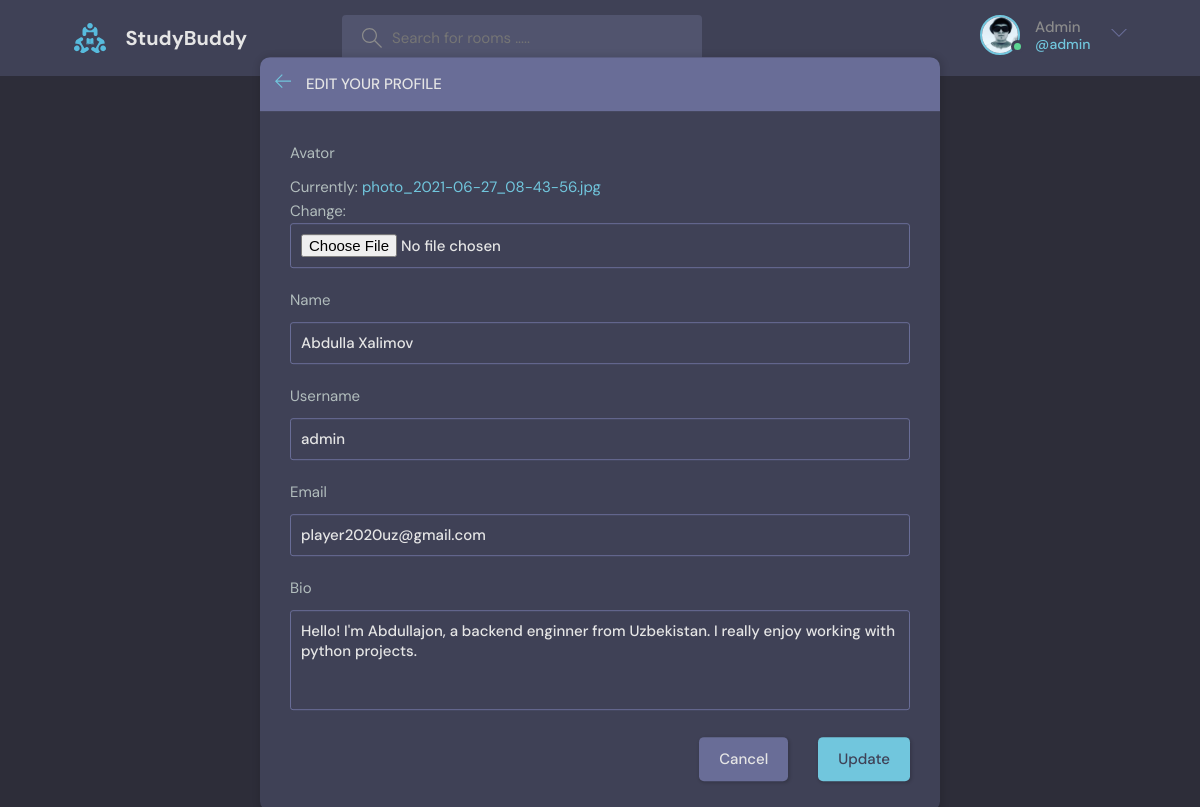
/settings/ (signed in), run on an earlier commit of the app's database.
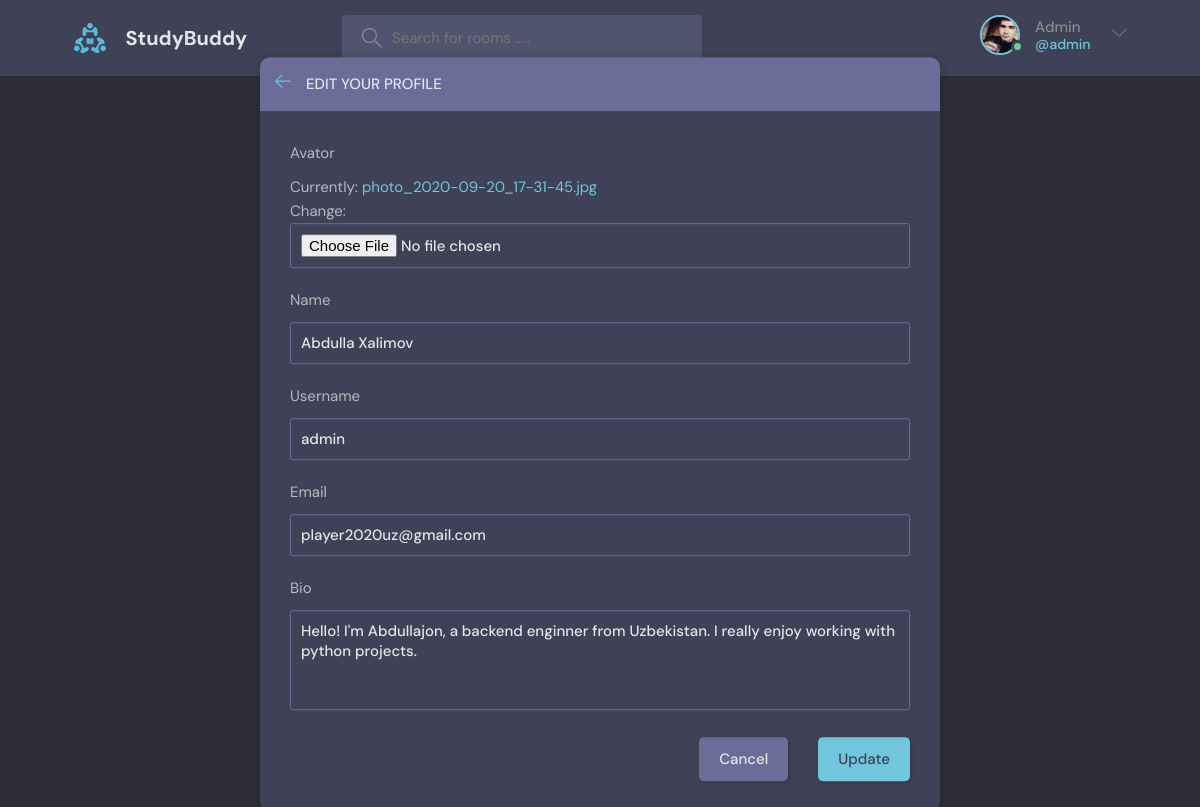
And on a later commit of the database.
### base/models.py (models this page shows)
class User(AbstractUser):
    name = models.CharField(max_length=200, null=True)
    email = models.EmailField(unique=True)
    bio = models.TextField(null=True)
    avator = models.ImageField(null=True, default='avatar.svg')
    USERNAME_FIELD = 'username'
    REQUIRED_FIELDS = []

### base/views.py (the view)
# urls.py: path("settings/", views.update_user, name="update_user"),
@login_required(login_url='login')
def update_user(request):
    user = request.user
    form = UserForm(instance=user)
    if request.method == 'POST':
        form = UserForm(request.POST, request.FILES, instance=user)
        if form.is_valid():
            form.save()
            return redirect('profile', pk=user.id)
    context = {'form': form}
    return render(request, 'edit-user.html', context)

### base/forms.py
class UserForm(ModelForm):
    class Meta:
        model = User
        fields = ['avator', 'name', 'username', 'email', 'bio']

### base/templates/edit-user.html (shortened to what this page needs)
{% extends 'main.html' %}
{% load static %}
{% block content %}
<main class="update-account layout">
    <div class="container">
        <div class="layout__box">
            <div class="layout__boxHeader">
                <div class="layout__boxTitle">
                    <a href="{% url 'profile' request.user.id %}">
                        <svg version="1.1" xmlns="http://www.w3.org/2000/svg" width="32" height="32"
                            viewBox="0 0 32 32">
                            <title>arrow-left</title>
                            <path
                                d="M13.723 2.286l-13.723 13.714 13.719 13.714 1.616-1.611-10.96-10.96h27.625v-2.286h-27.625l10.965-10.965-1.616-1.607z">
                            </path>
                        </svg>
                    </a>
                    <h3>Edit your profile</h3>
                </div>
            </div>
            <div class="layout__body">
                <form class="form" action="#" method="POST" enctype="multipart/form-data" >
                    {% for field in form %}
                    <div class="form__group">
                        <label for="profile_pic">{{field.label}}</label>
                        {{field}}
                    </div>
                    {% endfor %}
                    <div class="form__action">
                        <a class="btn btn--dark" href="{% url 'home' %}">Cancel</a>
                        <button class="btn btn--main" type="submit">Update</button>
                    </div>
                </form>
            </div>
        </div>
    </div>
</main>
{% endblock %}

### templates/navbar.html (shortened to what this page needs)
{% load static %}
<header class="header header--loggedIn">
   <div class="container">
      <a href="{% url 'home' %}" class="header__logo">
         <img src="{% static 'assets/logo.svg' %}" />
         <h1>StudyBuddy</h1>
      </a>
      <form class="header__search" method="GET" action="{% url 'home' %}">
         <label>
            <input type="text" name="q" id="" placeholder="Search for rooms .....">
         </label>
      </form>
      <nav class="header__menu">
         {% if request.user.is_authenticated %}
            <div class="header__user">
               <a href="{% url 'profile' request.user.id %}">
                  <div class="avatar avatar--medium active">
                     <img src="{{request.user.avator.url}}" />
                  </div>
                  <p>{{request.user.username.title}} <span>@{{request.user.username}}</span></p>
               </a>
               <button class="dropdown-button">
                  <svg version="1.1" xmlns="http://www.w3.org/2000/svg" width="32" height="32" viewBox="0 0 32 32">
                     <title>chevron-down</title>
                     <path d="M16 21l-13-13h-3l16 16 16-16h-3l-13 13z"></path>
                  </svg>
               </button>
            </div>
         {% else %}
            <a href="{% url 'login' %}">
               <img src="/static/assets/avatar.svg" />
               <p>Login</p>
            </a>
         {% endif %}
      </nav>
   </div>
</header>

What changed in the data, as far as the page shows it:
changed User "Admin": user.avator: a different picture
Also different on the page:
text no longer shown: "Currently: photo_2021-06-27_08-43-56.jpg Change:"
text now shown: "Currently: photo_2020-09-20_17-31-45.jpg Change:"
